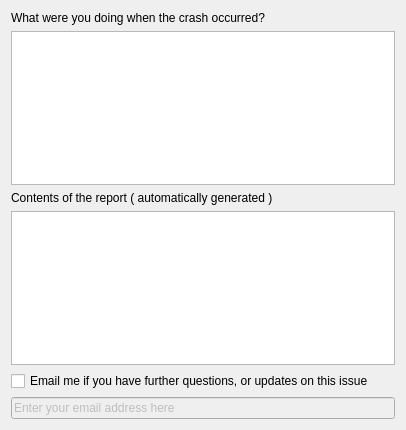
<?xml version="1.0" encoding="UTF-8"?>
<ui version="4.0">
 <class>CrashReportWidget</class>
 <widget class="QWidget" name="CrashReportWidget">
  <property name="windowModality">
   <enum>Qt::ApplicationModal</enum>
  </property>
  <property name="geometry">
   <rect>
    <x>0</x>
    <y>0</y>
    <width>406</width>
    <height>430</height>
   </rect>
  </property>
  <property name="windowTitle">
   <string>NeL report</string>
  </property>
  <layout class="QGridLayout" name="gridLayout">
   <item row="0" column="0" colspan="2">
    <widget class="QLabel" name="descrLabel">
     <property name="text">
      <string>What were you doing when the crash occurred?</string>
     </property>
    </widget>
   </item>
   <item row="2" column="0" colspan="2">
    <widget class="QLabel" name="reportLabel">
     <property name="text">
      <string>Contents of the report ( automatically generated )</string>
     </property>
    </widget>
   </item>
   <item row="1" column="0" colspan="3">
    <widget class="QPlainTextEdit" name="descriptionEdit"/>
   </item>
   <item row="4" column="0" colspan="3">
    <widget class="QCheckBox" name="emailCB">
     <property name="text">
      <string>Email me if you have further questions, or updates on this issue</string>
     </property>
    </widget>
   </item>
   <item row="5" column="0" colspan="3">
    <widget class="QLineEdit" name="emailEdit">
     <property name="enabled">
      <bool>false</bool>
     </property>
     <property name="text">
      <string>Enter your email address here</string>
     </property>
    </widget>
   </item>
   <item row="3" column="0" colspan="3">
    <widget class="QPlainTextEdit" name="reportEdit">
     <property name="enabled">
      <bool>true</bool>
     </property>
     <property name="textInteractionFlags">
      <set>Qt::TextSelectableByKeyboard|Qt::TextSelectableByMouse</set>
     </property>
    </widget>
   </item>
  </layout>
 </widget>
 <resources/>
 <connections/>
</ui>
